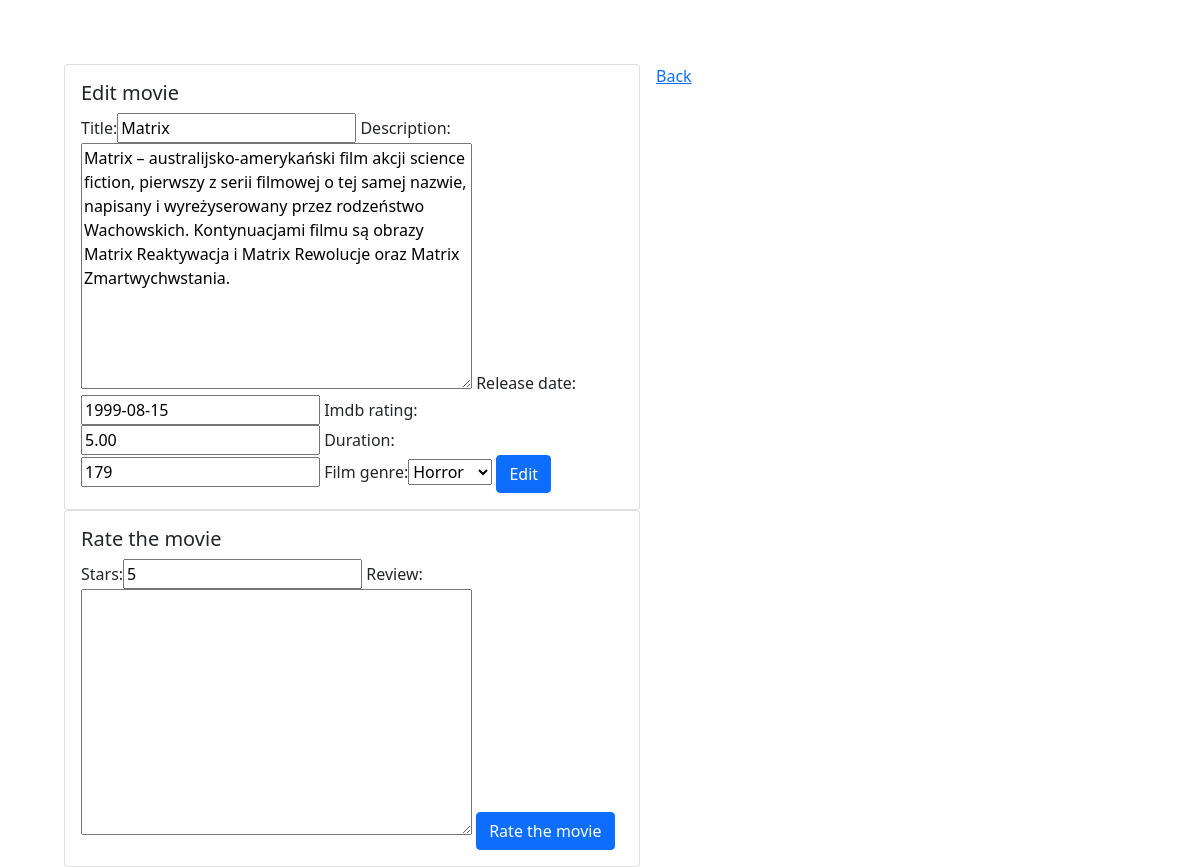
Before: /movie_library/edit/1/ (signed in) with the older database file.
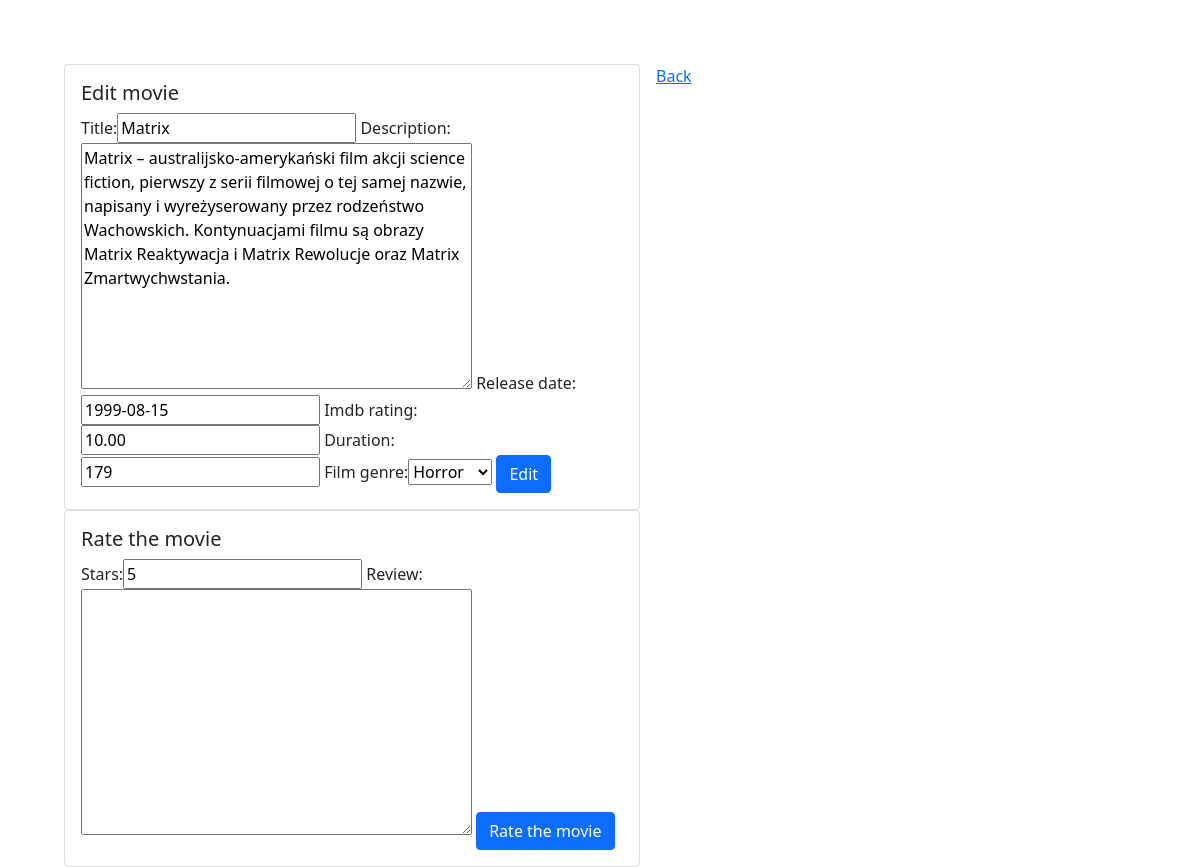
After: the same page with the newer database file.
### movie_library_app/models.py (models this page shows, shortened)
class Movie(models.Model):
    title = models.CharField(max_length=255, blank=False, unique=True, default='Matrix')
    description = models.TextField(blank=True, unique=False, default='Sample description')
    release_date = models.DateField(unique=False, default='2000-01-01')
    imdb_rating = models.DecimalField(max_digits=4, decimal_places=2, default=5)
    poster = models.ImageField(upload_to="posters", null=True, blank=True)
    bonus_info = models.OneToOneField(BonusInfo, on_delete=models.CASCADE, null=True, blank=True)

### movie_library_app/views.py (the view)
# urls.py: path('edit/<int:id>/', edit_movie, name='edit_movie'),
@login_required()
def edit_movie(request, id):
    movie = get_object_or_404(Movie, pk=id)
    try:
        bonus = BonusInfo.objects.get(movie=movie.id)
    except ObjectDoesNotExist:
        bonus = None
    try:
        rev = Review.objects.filter(film=movie)
    except ObjectDoesNotExist:
        rev = None
    movie_form = MovieForm(request.POST or None, request.FILES or None, instance=movie)
    bonus_form = BonusInfoForm(request.POST or None, instance=bonus)
    review_form = ReviewForm(request.POST or None)
    if request.method == "POST":
        if "stars" in request.POST:
            review = review_form.save(commit=False)
            review.film = movie
            review.save()
    if all((movie_form.is_valid(), bonus_form.is_valid())):
        movie = movie_form.save(commit=False)
        bonus_info = bonus_form.save()
        movie.bonus_info = bonus_info
        movie.save()
        return redirect(all_movies)
    return render(
        request,
        "movie_form.html",
        {
            "form": movie_form,
            "bonus_form": bonus_form,
            'rev': rev,
            'review_form': review_form,
            "new": False,
        },
    )

### movie_library_app/forms.py
class MovieForm(ModelForm):
    class Meta:
        model = Movie
        fields = ["title", "description", "release_date", "imdb_rating"]

class BonusInfoForm(ModelForm):
    class Meta:
        model = BonusInfo
        fields = ['duration', 'film_genre']

### templates/movie_form.html (shortened to what this page needs)
{% extends 'main.html' %}
{% load bootstrap %}
{% block site %}
    <div class="card" style="width: 36rem; float: left; margin-right: 1rem;">
      <div class="card-body">
          {% if new  %}
            <h5 class="card-title">New movie</h5>
          {% else %}
            <h5 class="card-title">Edit movie</h5>
          {%endif%}
            <form method="post" enctype="multipart/form-data">
                {{ form|bootstrap }}
                {{ bonus_form|bootstrap }}
                    {% if new  %}
                        <button type="submit" class="btn btn-primary"> Add movie </button>
                    {% else %}
                        <button type="submit" class="btn btn-primary">Edit</button>
                    {%endif%}
            </form>
      </div>
    </div>
    <div class="card" style="width: 36rem; float: left; margin-right: 1rem;">
      <div class="card-body">
          <h5 class="card-title">Rate the movie</h5>
          <form method="post" enctype="multipart/form-data">
              {{review_form|bootstrap }}
              <button type="submit" class="btn btn-primary"> Rate the movie </button>
          </form>
      </div>
    </div>
    <a href="{% url 'all_movies' %}">Back</a>
{% endblock %}

Changed rows visible on the page:
changed Movie "Matrix": imdb_rating "5.00" → "10.00"
